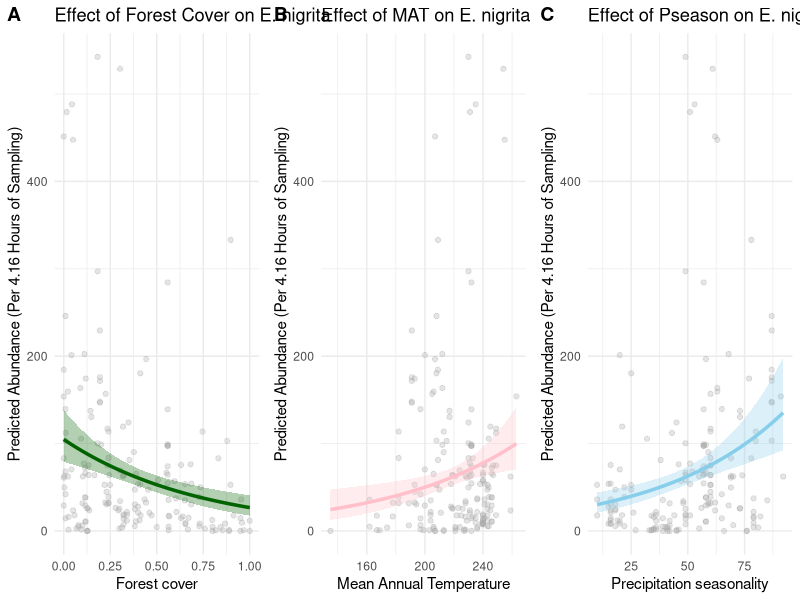

The R script that drew this image:
library(dplyr)
library(ggplot2)
library(MASS)
library(cowplot)
library(car)

dat = read.csv("exercise_6/Eulaema.csv")
head(dat)

vif_model_full <- lm(Eulaema_nigrita ~ altitude + MAT + MAP + Tseason + Pseason + forest. + lu_het, data = dat)
vif(vif_model_full)

vif_model_step1 <- lm(Eulaema_nigrita ~ MAT + MAP + Tseason + Pseason + forest. + lu_het, data = dat)
vif(vif_model_step1)

vif_model_step2 <- lm(Eulaema_nigrita ~ MAT + MAP + Pseason + forest. + lu_het, data = dat)
vif(vif_model_step2)

vif_model_step3 <- lm(Eulaema_nigrita ~ MAT + Pseason + forest. + lu_het, data = dat)
vif(vif_model_step3)

m <- glm(Eulaema_nigrita ~ effort + forest. + MAT + Pseason + lu_het + method, "poisson", data = dat)
summary(m)

m_full <- glm.nb(Eulaema_nigrita ~ offset(log(effort)) + forest. + MAT + Pseason + lu_het + method, data = dat)
summary(m_full)

beta_lu_het <- 0.031036
sd_lu_het <- sd(dat$lu_het)
effect_lu_het_sd <- 100 * (exp(beta_lu_het * sd_lu_het) - 1)

beta_method_traps <- 0.167504
effect_method_traps <- 100 * (exp(beta_method_traps) - 1) # methods are categorical

beta_forest <- -1.250720
sd_forest <- sd(dat$forest.)
effect_forest <- 100 * (exp(beta_forest * sd_forest) - 1)

beta_MAT <- 0.010593
sd_MAT <- sd(dat$MAT)
effect_MAT <- 100 * (exp(beta_MAT * sd_MAT) - 1)

beta_Pseason <- 0.018179
sd_Pseason <- sd(dat$Pseason)
effect_Pseason <- 100 * (exp(beta_Pseason * sd_Pseason) - 1)

m_strong <- glm.nb(Eulaema_nigrita ~ offset(log(effort)) + forest. + MAT + Pseason, data = dat)

plot_effect <- function(predictor_var, color, small_titles, model = m_strong, data = dat) {
  
  xx_var <- seq(min(data[[predictor_var]]), max(data[[predictor_var]]), length.out = 100)
  
  bees <- data.frame(
    forest. = rep(mean(data$forest.), 100),
    MAT     = rep(mean(data$MAT), 100),
    Pseason = rep(mean(data$Pseason), 100),
    effort  = rep(mean(dat$effort), 100) 
  )
  bees[[predictor_var]] <- xx_var

  pred <- predict(model, newdata = bees, type = "link", se.fit = TRUE)
  fit   <- exp(pred$fit)
  upper <- exp(pred$fit + 1.96*pred$se.fit)
  lower <- exp(pred$fit - 1.96*pred$se.fit)

  df_fit <- data.frame(xx = xx_var, fit = fit, upper = upper, lower = lower)
  names(df_fit)[1] <- predictor_var

  p <- ggplot() +
    geom_point(aes(x = data[[predictor_var]], y = (data$Eulaema_nigrita / data$effort) * mean(data$effort)), 
               color="darkgrey", alpha=0.3) +
                geom_line(data = df_fit, aes(x = .data[[predictor_var]], y = fit), 
               color = color, linewidth = 1.2) +
                geom_ribbon(data = df_fit, aes(x = .data[[predictor_var]], ymin = lower, ymax = upper), 
               fill = color, alpha = 0.3) +
                labs(x = small_titles$x_label, 
       y = paste0("Predicted Abundance (Per ", round(mean(dat$effort), 2), " Hours of Sampling)"), 
       title = small_titles$title) + 
  theme_minimal()
  
return(p)
}

labels_forest <- list(x_label = "Forest cover", title = "Effect of Forest Cover on E. nigrita")
p1 <- plot_effect("forest.", "darkgreen", labels_forest)

labels_MAT <- list(x_label = "Mean Annual Temperature", title = "Effect of MAT on E. nigrita")
p2 <- plot_effect("MAT", "pink", labels_MAT)

labels_Pseason <- list(x_label = "Precipitation seasonality", title = "Effect of Pseason on E. nigrita")
p3 <- plot_effect("Pseason", "skyblue", labels_Pseason)

plot_grid( p1, p2, p3, ncol = 3,
           labels = c("A", "B", "C"))
